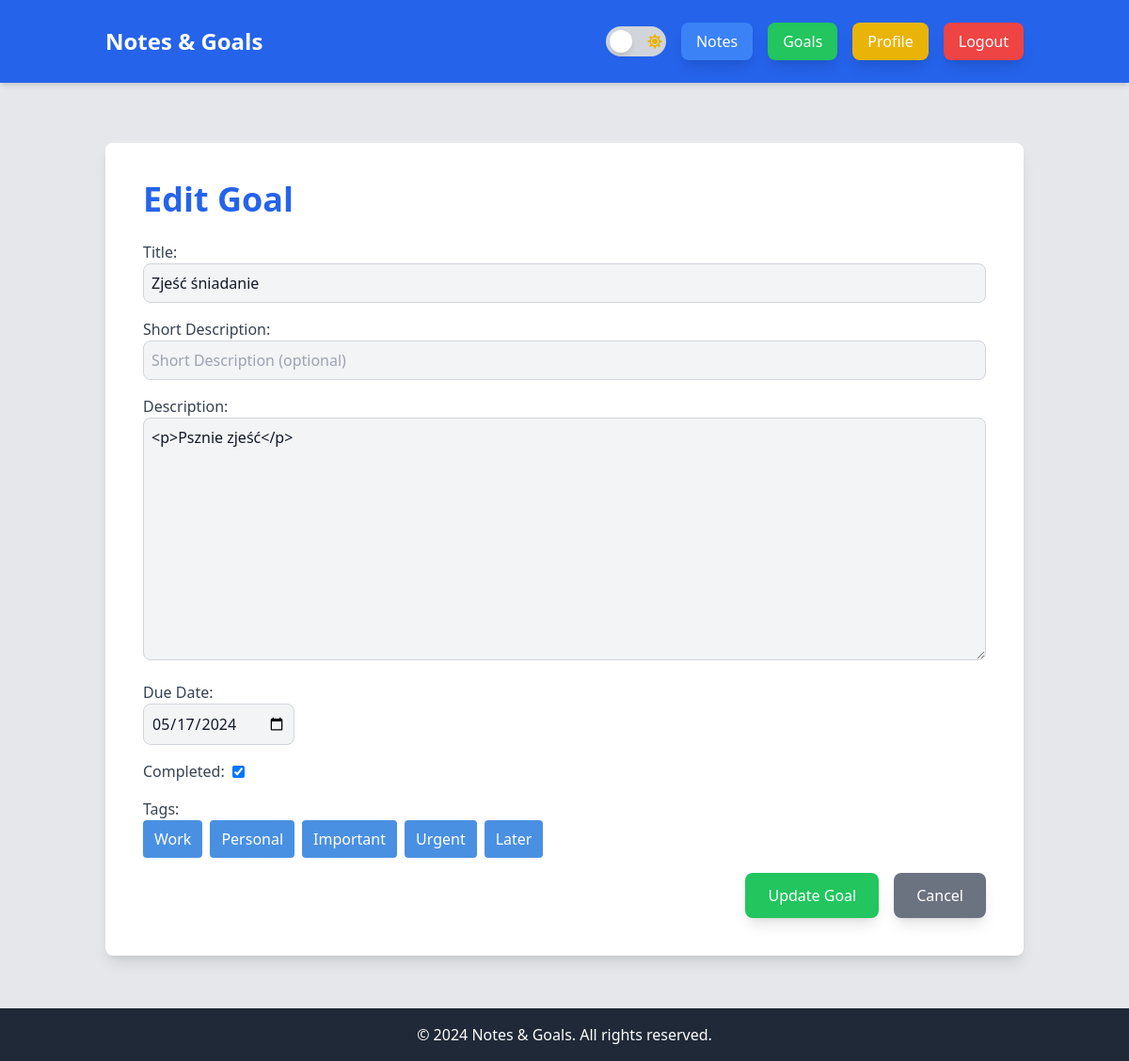
/goals/5/edit/ (signed in), run on the app's committed database.
### notes_app/models.py (models this page shows, shortened)
class Goal(models.Model):
    user = models.ForeignKey(User, on_delete=models.CASCADE)
    title = models.CharField(max_length=100)
    description = models.TextField()
    short_description = models.CharField(max_length=100, blank=True, null=True)
    due_date = models.DateField()
    completed = models.BooleanField(default=False)
    created_at = models.DateTimeField(default=timezone.now)
    tags = models.ManyToManyField(Tag, blank=True)

class Tag(models.Model):
    name = models.CharField(max_length=30, unique=True)

### notes_app/views.py (the view)
# urls.py: path('goals/<int:pk>/edit/', views.goal_edit, name='goal_edit'),
@login_required
def goal_edit(request, pk):
    goal = get_object_or_404(Goal, pk=pk, user=request.user)
    if request.method == "POST":
        form = GoalForm(request.POST, instance=goal)
        if form.is_valid():
            goal = form.save(commit=False)
            goal.user = request.user
            goal.save()
            form.save_m2m()  # To save tags
            return redirect("goal_list")
    else:
        form = GoalForm(instance=goal)
    return render(request, "notes_app/goal_form.html", {"form": form})

### notes_app/forms.py
class GoalForm(forms.ModelForm):
    tags = forms.ModelMultipleChoiceField(
        queryset=Tag.objects.all(), required=False, widget=Select2TagWidget
    )
    class Meta:
        model = Goal
        fields = [
            "title",
            "short_description",
            "description",
            "due_date",
            "completed",
            "tags",
        ]
        widgets = {
            "due_date": forms.DateInput(attrs={"type": "date"}),
            "title": forms.TextInput(
                attrs={
                    "maxlength": "100",
                    "class": "form-control",
                    "placeholder": "Title",
                }
            ),
            "short_description": forms.TextInput(
                attrs={
                    "maxlength": "100",
                    "class": "form-control",
                    "placeholder": "Short Description (optional)",
                }
            ),
        }

### notes_app/templatetags/form_tags.py (called while the page is built)
@register.filter(name='add_class')
def add_class(field, css_class):
    return field.as_widget(attrs={"class": css_class})

### notes_app/templates/notes_app/goal_form.html (shortened to what this page needs)
{% extends "base.html" %}
{% load static %}
{% load form_tags %}
{% block head %}
<link href="{% static 'css/froala_custom.css' %}" rel="stylesheet">
{% endblock %}
{% block content %}
<div class="bg-white dark:bg-gray-800 p-10 shadow-lg rounded-lg mt-10">
    <h1 class="text-4xl font-bold text-blue-600 dark:text-blue-400 mb-6">{% if form.instance.pk %}Edit Goal{% else %}Create Goal{% endif %}</h1>
    <form method="post" enctype="multipart/form-data">
        <div class="space-y-4">
            <div>
                <label for="{{ form.title.id_for_label }}" class="block text-gray-700 dark:text-gray-300">Title:</label>
                {{ form.title|add_class:"w-full p-2 bg-gray-100 dark:bg-gray-700 border border-gray-300 dark:border-gray-600 rounded-lg text-gray-900 dark:text-gray-300" }}
            </div>
            <div>
                <label for="{{ form.short_description.id_for_label }}" class="block text-gray-700 dark:text-gray-300">Short Description:</label>
                {{ form.short_description|add_class:"w-full p-2 bg-gray-100 dark:bg-gray-700 border border-gray-300 dark:border-gray-600 rounded-lg text-gray-900 dark:text-gray-300" }}
            </div>
            <div>
                <label for="{{ form.description.id_for_label }}" class="block text-gray-700 dark:text-gray-300">Description:</label>
                {{ form.description|add_class:"w-full p-2 bg-gray-100 dark:bg-gray-700 border border-gray-300 dark:border-gray-600 rounded-lg text-gray-900 dark:text-gray-300 froala-editor" }}
            </div>
            <div>
                <label for="{{ form.due_date.id_for_label }}" class="block text-gray-700 dark:text-gray-300">Due Date:</label>
                {{ form.due_date|add_class:"w-1/7 p-2 bg-gray-100 dark:bg-gray-700 border border-gray-300 dark:border-gray-600 rounded-lg text-gray-900 dark:text-gray-300" }}
            </div>
            <div class="flex items-center">
                <label for="{{ form.completed.id_for_label }}" class="block text-gray-700 dark:text-gray-300 mr-2">Completed:</label>
                {{ form.completed|add_class:"p-2 bg-gray-100 dark:bg-gray-700 border border-gray-300 dark:border-gray-600 rounded-lg text-gray-900 dark:text-gray-300" }}
            </div>
            <div>
                <label for="{{ form.tags.id_for_label }}" class="block text-gray-700 dark:text-gray-300">Tags:</label>
                <div class="tag-buttons">
                    {% for tag in form.tags.field.queryset %}
                        <button type="button" class="tag-button" data-tag-id="{{ tag.id }}">
                            {{ tag.name }}
                        </button>
                    {% endfor %}
                </div>
            </div>
        </div>
        <div class="flex justify-end space-x-4 mt-4">
            <button type="submit" class="bg-green-500 text-white px-6 py-3 rounded-lg shadow-lg hover:bg-green-700">{% if form.instance.pk %}Update Goal{% else %}Create Goal{% endif %}</button>
            <a href="{% url 'goal_list' %}" class="bg-gray-500 text-white px-6 py-3 rounded-lg shadow-lg hover:bg-gray-700">Cancel</a>
        </div>
    </form>
</div>
{% endblock %}

### notes_app/templates/notes_app/goal_form.html (style rules this page uses)
.tag-buttons { display: flex; flex-wrap: wrap; gap: 8px; }
.tag-button { background-color: #4A90E2; border: none; color: white; padding: 8px 12px; border-radius: 4px; cursor: pointer; }

### data on the page
Goal: title "Zjeść śniadanie", description "<p>Psznie zjeść</p>", due_date "05/17/2024", completed "☑"
Tag: name "Work"
Tag: name "Personal"
Tag: name "Important"
Tag: name "Urgent"
Tag: name "Later"
